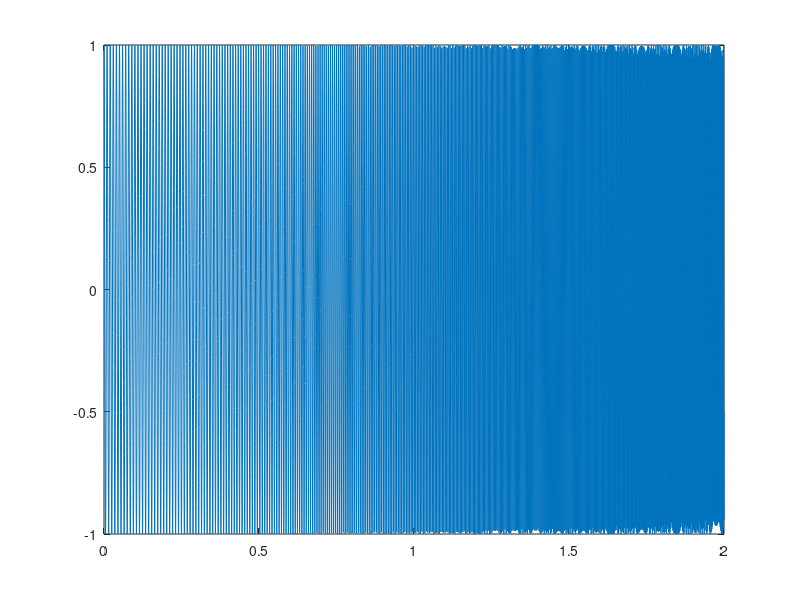

MATLAB code for this plot: (Note: this script raises an error after producing the figure.)
fs = 4410;%sampling frequency
t = 0:1/fs:2;
x = chirp(t,100,1,200,'quadratic');
%sound(x,fs)
%subplot(2,1,1);
figure(1)
plot(t,x)
figure(2)
window=hamming(windowsize);
windowsize=256;
%y=filter(window,x);
%subplot(2,1,2);
%plot(t,y)
spectrogram(x,window,220,256,fs,'yaxis')%windosize of window like hamming,hanning,backman etc
%256=n  windowsize,120(nooverlap)
%[s,w,t] = spectrogram(x,window,noverlap,w)
%[s,f,t] = spectrogram(x,window,noverlap,f,fs)
title('Quadratic Chirp')